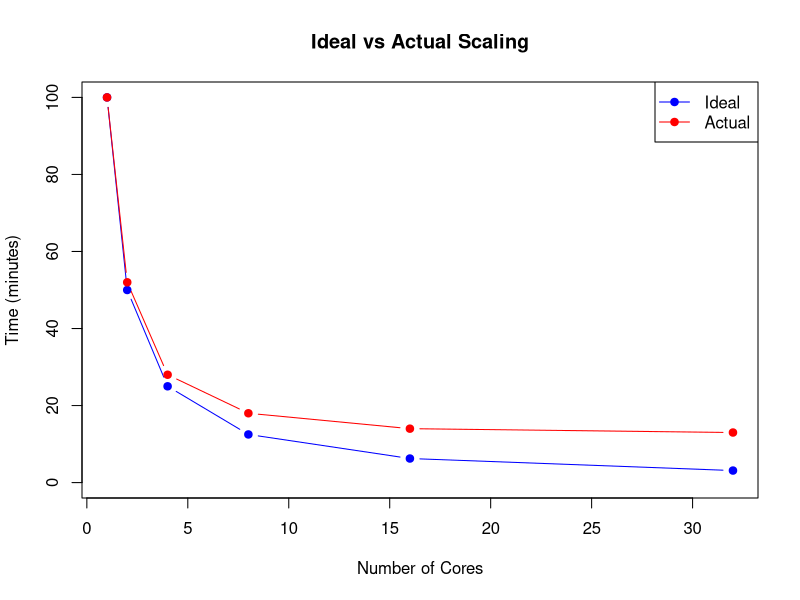

Write R code to recreate this figure.
## ---- chunk 1
#| echo: false
#| eval: true
cores <- c(1, 2, 4, 8, 16, 32)
ideal_time <- 100 / cores
actual_time <- c(100, 52, 28, 18, 14, 13)

plot(cores, ideal_time, type="b", col="blue", 
     ylim=c(0,100), pch=19,
     xlab="Number of Cores", ylab="Time (minutes)",
     main="Ideal vs Actual Scaling")
lines(cores, actual_time, type="b", col="red", pch=19)
legend("topright", c("Ideal", "Actual"), 
       col=c("blue", "red"), lty=1, pch=19)
